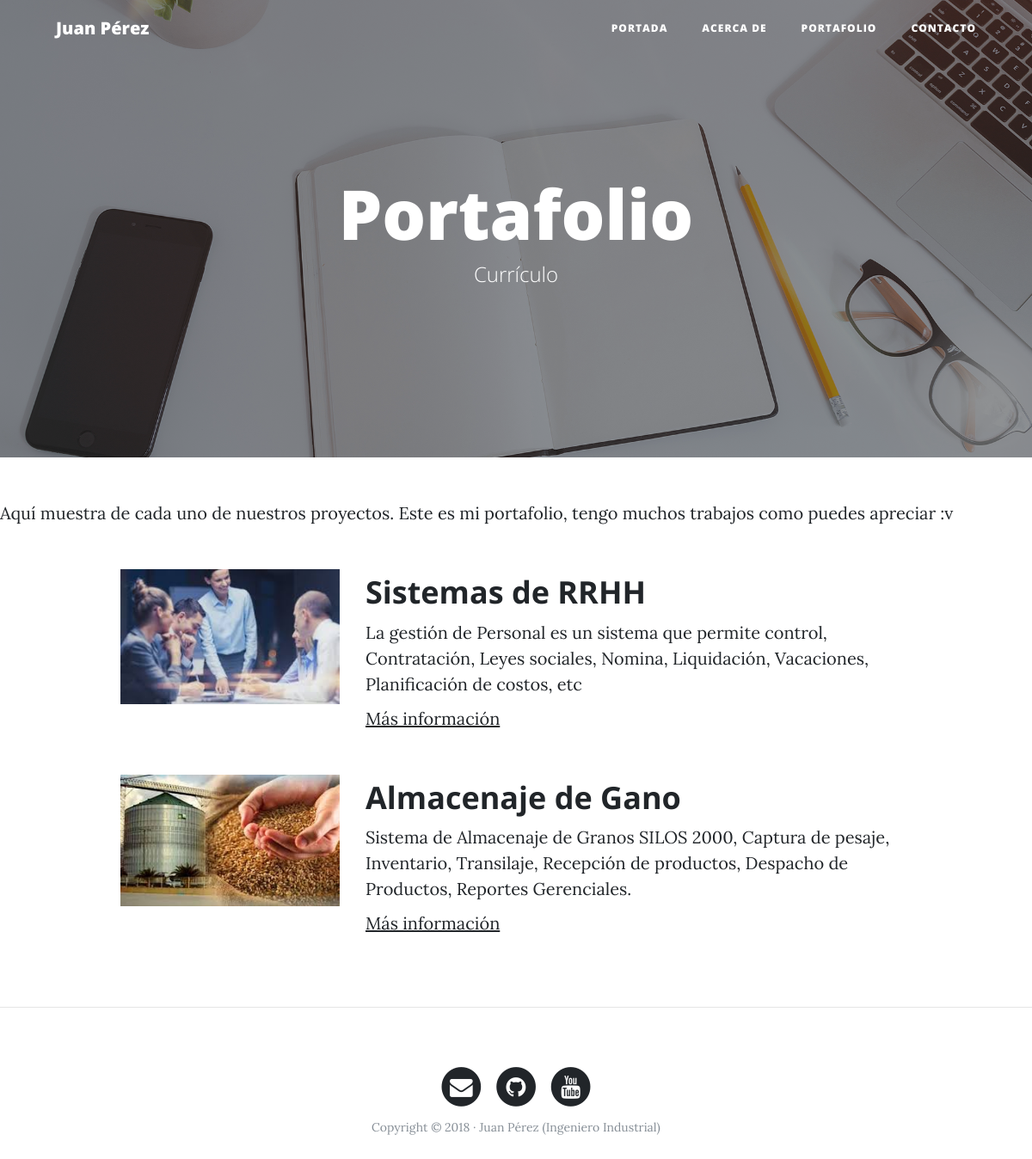
The page /portfolio/ on the database its author committed.
### portfolio/models.py (models this page shows, shortened)
class Project(models.Model):
    title = models.CharField(max_length = 200, verbose_name = 'Título')
    description = models.TextField(verbose_name = 'Descripción')
    image = models.ImageField(verbose_name = 'Imagen', upload_to = 'projects')
    created = models.DateTimeField(auto_now_add=True, verbose_name = 'Fecha de creación')
    updated = models.DateTimeField(auto_now=True, verbose_name = 'Fecha de edición')
    class Meta:
        verbose_name = 'proyecto'
        verbose_name_plural = 'proyectos'
        ordering = ["-created"]

### portfolio/views.py (the view)
# urls.py: path('portfolio/', portfolio_views.portfolio, name="portfolio"),
def portfolio(request):
    projects = Project.objects.all()
    return render(request, 'portfolio/portfolio.html', {'projects':projects})

### portfolio/templates/portfolio/portfolio.html (shortened to what this page needs)
{% extends 'core/base.html' %}
{% block background %}{% load static %}{% static 'core/img/portfolio-bg.jpg' %}{% endblock %}
{% block header %}
    <h1>Portafolio</h1>
    <span class="subheading">Currículo</span>
{% endblock %}
{% block content%}
	<p>Aquí muestra de cada uno de nuestros proyectos.
		Este es mi portafolio, tengo muchos trabajos como puedes apreciar :v
	</p>
	<div class="container">
	{% for project in projects %}
		<div class="row project">
		<div class="col-lg-3 col-md-4 offset-lg-1">
				<img class="img-fluid" src="{{ project.image.url }}" alt="">
		</div>
		<div class="col-lg-7 col-md-8">
			<h2 class="section-heading title">{{ project.title }}</h2>
			<p>{{ project.description }}</p>
			<p><a href="http://google.com">Más información</a></p>
		</div>
		</div>
	{% endfor %}
	</div>
{% endblock %}

### core/templates/core/base.html (shortened to what this page needs)
<!DOCTYPE html>
<html lang="es">
  <head>
    {% load static %}
    <link href="{% static 'core/vendor/bootstrap/css/bootstrap.min.css' %}" rel="stylesheet">
    <link href="{% static 'core/vendor/font-awesome/css/font-awesome.min.css' %}" rel="stylesheet" type="text/css">
    <link href="{% static 'core/css/clean-blog.min.css' %}" rel="stylesheet">
  </head>
  <body>
    <nav class="navbar navbar-expand-lg navbar-light fixed-top" id="mainNav">
      <div class="container">
        <a class="navbar-brand" href="{% url 'home' %}">Juan Pérez</a>
        <div class="collapse navbar-collapse" id="navbarResponsive">
          <ul class="navbar-nav ml-auto">
            <li class="nav-item">
              <a class="nav-link" href="{% url 'home' %}">Portada</a>
            </li>
            <li class="nav-item">
              <a class="nav-link" href="{% url 'about' %}">Acerca de</a>
            </li>
            <li class="nav-item">
              <a class="nav-link" href="{% url 'portfolio' %}">Portafolio</a>
            </li>
            <li class="nav-item">
              <a class="nav-link" href="{% url 'contact' %}">Contacto</a>
            </li>
          </ul>
        </div>
      </div>
    </nav>
    <header class="masthead" style="background-image: url('{% block background %}{% endblock %}')">
      <div class="overlay"></div>
      <div class="container">
        <div class="row">
          <div class="col-lg-8 col-md-10 mx-auto">
            <div class="site-heading">
             {% block header %}  {% endblock %}
            </div>
          </div>
        </div>
      </div>
    </header>
    {% block content %}
    {% endblock %}
    {% if request.path != '/'%} <hr> {% endif %}
    <footer>
      <div class="container">
        <div class="row">
          <div class="col-lg-8 col-md-10 mx-auto">
            <ul class="list-inline text-center">
              <li class="list-inline-item">
                <a href="#">
                  <span class="fa-stack fa-lg">
                    <i class="fa fa-circle fa-stack-2x"></i>
                    <i class="fa fa-envelope fa-stack-1x fa-inverse"></i>
                  </span>
                </a>
              </li>
              <li class="list-inline-item">
                <a href="#">
                  <span class="fa-stack fa-lg">
                    <i class="fa fa-circle fa-stack-2x"></i>
                    <i class="fa fa-github fa-stack-1x fa-inverse"></i>
                  </span>
                </a>
              </li>
              <li class="list-inline-item">
                <a href="#">
                  <span class="fa-stack fa-lg">
                    <i class="fa fa-circle fa-stack-2x"></i>
                    <i class="fa fa-youtube fa-stack-1x fa-inverse"></i>
                  </span>
                </a>
              </li>
            </ul>
            <p class="copyright text-muted">Copyright &copy; 2018 · Juan Pérez (Ingeniero Industrial) </p>
          </div>
        </div>
      </div>
    </footer>
  </body>
</html>

### rows shown on the page
Project: image (picture), title "Sistemas de RRHH", description "La gestión de Personal es un sistema que permite control, Contratación, Leyes sociales, Nomina, Liquidación, Vacaciones, Planificación de costos, etc"
Project: image (picture), title "Almacenaje de Gano", description "Sistema de Almacenaje de Granos SILOS 2000, Captura de pesaje, Inventario, Transilaje, Recepción de productos, Despacho de Productos, Reportes Gerenciales."
